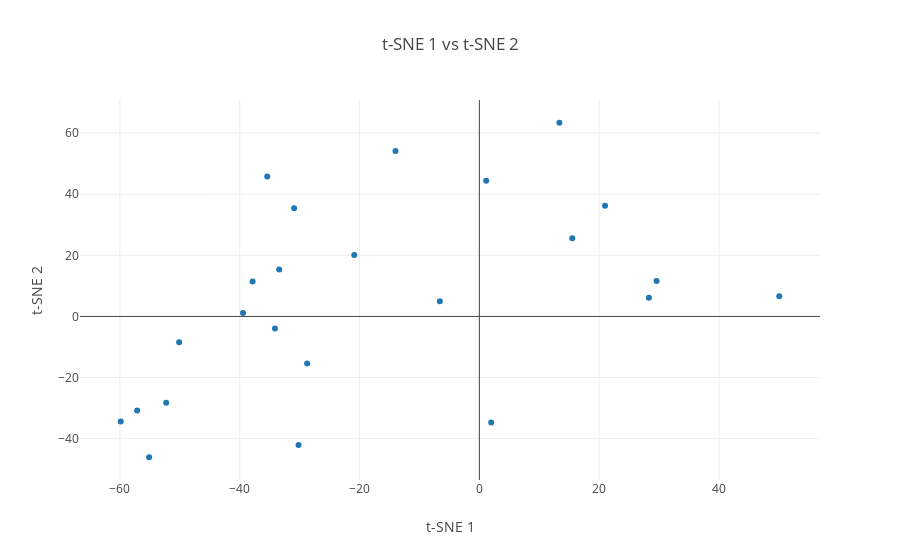

Write notebook code for a chart like this one.
### Code cell
plot_words(conv_tsne_embds, words, roots_joy, 0, 10000, 1)

### Figure 1 — Plotly figure (JSON) as saved in the notebook; plotly's stock layout.template omitted (floating-point values rounded to 4 significant figures)
{"data": [{"mode": "markers", "text": ["classic", "enjoy", "sex", "close", "deal", "success", "support", "passion", "friendship", "clean", "winner", "beach", "succeed", "splendid", "triumph", "vivid", "accomplish", "heartfelt", "marvel", "obtain", "reward", "joker", "crown", "bonanza"], "type": "scatter", "uid": "f1c7f606-2c4d-4a1d-8ea7-3521104866b7", "x": [15.5, -35.41, 29.58, -33.42, 1.976, -34.12, -30.18, -57.12, 20.98, -39.45, -30.92, -6.598, 13.35, 1.137, -59.86, -28.75, -14.0, -52.27, 28.3, -37.85, 50.05, -20.88, -50.11, -55.12], "y": [25.6, 45.84, 11.61, 15.35, -34.74, -3.906, -42.11, -30.75, 36.23, 1.135, 35.45, 4.997, 63.41, 44.39, -34.39, -15.44, 54.19, -28.26, 6.16, 11.47, 6.583, 20.14, -8.442, -46.1]}], "layout": {"hovermode": "closest", "title": {"text": "t-SNE 1 vs t-SNE 2"}, "xaxis": {"title": {"text": "t-SNE 1"}}, "yaxis": {"title": {"text": "t-SNE 2"}}}}
